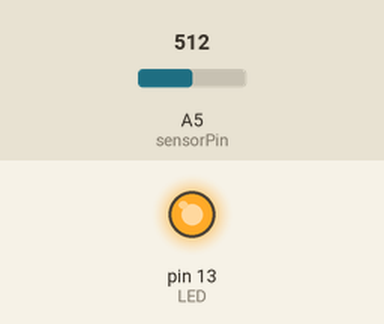
A sketch run on a simulated Arduino Uno, built with avr-gcc and run on an emulated ATmega328P. Parts: output pins drawn as LEDs (lit = HIGH). The test bench sets the inputs (shaded band); at power-on: A5 (sensorPin) = 512. What the sketch prints to the serial monitor is not drawn.

Above: at 0.05 s.
Timing chart, 0 to 3.0 s (numbered marks = the images above):
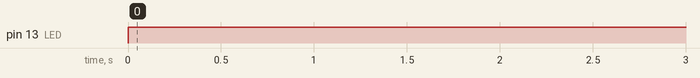

Measured:
- by itself, pin 13 (LED): LOW → HIGH at 0.00 s

The sketch:

ph_test2.ino
```cpp
// Basic script for analog reading of pH probe
// with averaging of 10 values

// Basic setup
#define sensorPin A5
#define LED 13
#define Offset 0.18
unsigned long int avgVal;
float b;
int buf[10],temp;

// Setting up basics
void setup()
{
    pinMode(LED,OUTPUT);
    Serial.begin(9600);
}

// Basic loop for measuring pH
void loop()
{
    // LED for begining of measurment
    digitalWrite(13,HIGH);

    // Math for sampling and averaging 6 middle values in 100 ms
    for(int i=0;i<10;i++)
    {
        buf[i]=analogRead(sensorPin);
        delay(10);
    }
    for(int i=0;i<9;i++)
    {
        for(int j=i+1;j<10;j++)
        {
            if(buf[i]>buf[j])
            {
                temp=buf[i];
                buf[i]=buf[j];
                buf[j]=temp;
            }
        }
    }
    avgVal=0;
    for(int i=2;i<8;i++)
        avgVal+=buf[i];

    // Conversion from analogRead to voltage to pH
    float voltage=(float)avgVal*5.0/1024/6;
    float phVal=3.5*voltage;

    // Outputting values
    Serial.print(avgVal);
    Serial.print('\t');
    Serial.print(voltage, 3);
    Serial.print('\t');
    Serial.print(phVal, 3);
    Serial.println("");

    // Delay in milliseconds
    delay(100);

    // LED for end of measurment
    digitalWrite(13, LOW);
}
```
